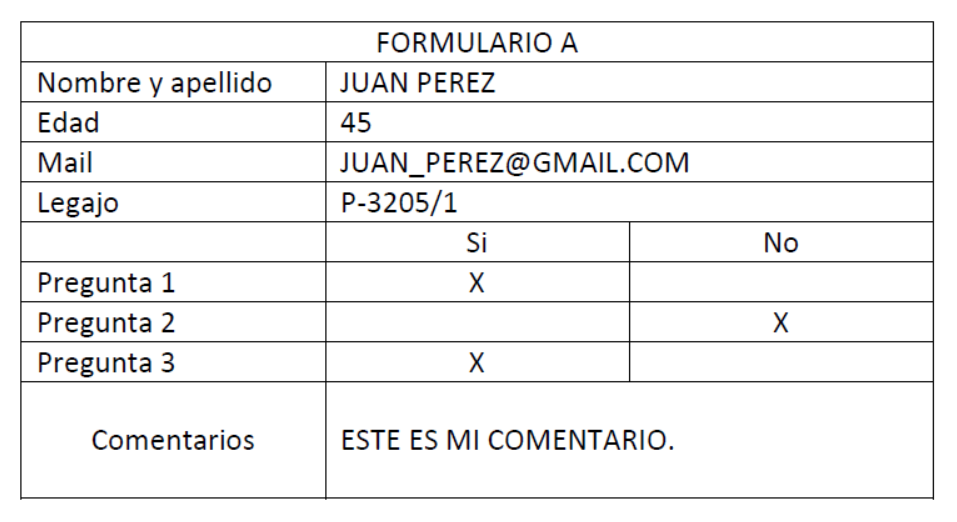
#> input picture formulario_01.png, 957 x 522 px
$ python tp1_PDI_ejercicio2.py
#> lines starting #> are read from the running program, lines starting #| are printed output that depends on the picture; after the words box and inside, x2 and y2 are one past the last pixel; in counts of white or black regions, pixels touching at a corner belong together
import cv2
import numpy as np
import matplotlib.pyplot as plt
import csv


# EJERCICIO 2 -------------------------------------------------------------------------------------------------


def separar_renglones(img):
    '''
    Esta función toma como argumento una imagen de tipo 'uint8' identifica los renglones y devuelve una lista de diccionarios
    que contienen para cada renglón encontrado el numero de renglón y un crop del mismo.
    '''

    # Binarizo la imagen
    img_bool = img < 100
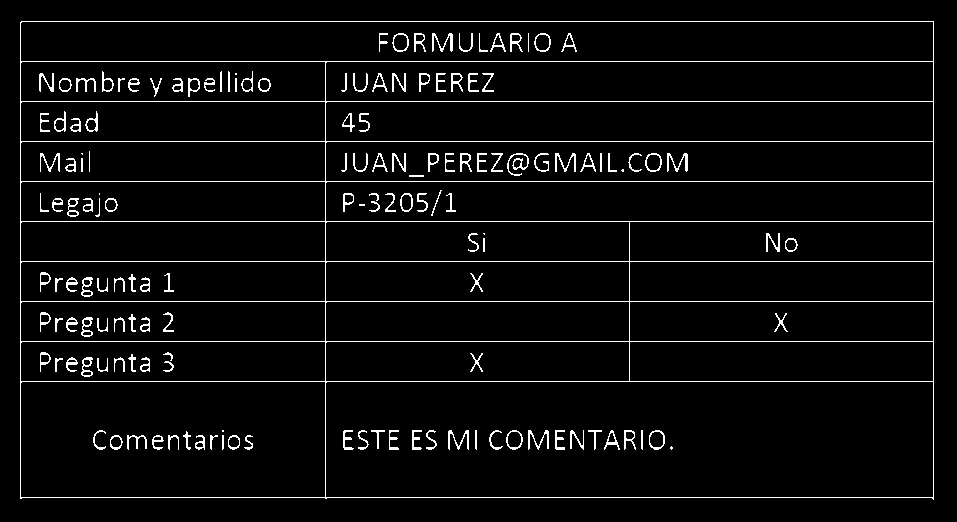
#> img_bool: shape (522, 957) bool; 4.4% white in thin lines or dots, all inside (x1, y1, x2, y2) = (20, 21, 934, 500)

    # Analizo filas
    img_row_zeros_idxs = np.argwhere(img_bool.sum(axis=1) > 500)
#> img_row_zeros_idxs = [21, 61, 101, 141, 181, 221, 261, 301, 341, 381, 497]

    # Duplicar todos los indices de las filas excepto el primero y el ultimo (cada renglon empieza donde termina el anterior)
    idx = np.arange(len(img_row_zeros_idxs))
#> idx = [0, 1, 2, 3, 4, 5, 6, 7, 8, 9, 10]
    repeats = np.where((idx == 0) | (idx == len(img_row_zeros_idxs)-1), 1, 2)
#> repeats = [1, 2, 2, 2, 2, 2, 2, 2, 2, 2, 1]
    nuevo = np.repeat(img_row_zeros_idxs, repeats)
#> nuevo = 20 values from 21 to 497

    # De esta manera, cada fila de r_idxs contiene el inicio y final de cada renglón
    r_idxs = np.reshape(nuevo, (-1, 2))
#> r_idxs = [[21, 61], [61, 101], [101, 141], [141, 181], [181, 221], [221, 261], [261, 301], [301, 341], [341, 381], [381, 497]]

    # Recortar y guardar los renglones
    renglones = []
    for ir, idxs in enumerate(r_idxs):
        renglones.append({"Nro renglon": ir+1, "img": img[idxs[0]+2:idxs[1]-2, :]})
#> this loop made 10 passes
#> after the loop, renglones = 10 items

    return renglones

def separar_columnas(img):
    '''
    Esta función toma como argumento una imagen de tipo 'uint8' y devuelve una lista de diccionarios
    que contienen para cada columna encontrada el numero y un crop de la misma.
    '''
    # Binarizo la imagen
    img_bool = img < 100
    # Analizo columnas
    img_col_zeros_idxs = np.argwhere(img_bool.sum(axis=0) > 35)

    # Duplicar todos los indices de las columnas excepto la primera y la ultima
    idx = np.arange(len(img_col_zeros_idxs))
    repeats = np.where((idx == 0) | (idx == len(img_col_zeros_idxs)-1), 1, 2)
    nuevo = np.repeat(img_col_zeros_idxs, repeats)

    # Cada columna contiene el inicio y fin de cada una
    c_idxs = np.reshape(nuevo, (-1, 2))

    # Si detecta que hay 3 bloques de contenido, fusiona los ultimos dos
    if len(c_idxs) == 3:
        c_idxs = np.vstack((c_idxs[0], [c_idxs[1, 0], c_idxs[2, 1]]))

    # Recortar y guardar las columnas
    columnas = []
    for ic, idxs in enumerate(c_idxs):
        columnas.append({"Nro columna": ic+1, "img": img[: , idxs[0]+2:idxs[1]-2]})

    return columnas

def separar_campos(ruta: str):
    '''
    Esta función toma como argumento la ruta de ubicacion de una imagen 'uint8', lee la imagen en escala de grises, identifica las filas y columnas
    y devuelve una lista de diccionarios que contienen para cada campo encontrado el numero, el nombre del campo y un crop del mismo.
    '''

    # Carga la imagen
    img = cv2.imread(ruta, cv2.IMREAD_GRAYSCALE)

    # Llama a la primer funcion
    renglones = separar_renglones(img)
#> renglones = 10 items

    # Para cada renglon ejecuta separar_columnas
    campos = []
    for renglon in renglones:
        campos.append(separar_columnas(renglon["img"]))
#> this loop made 10 passes
#> (img_col_zeros_idxs in separar_columnas, idx in separar_columnas, repeats in separar_columnas, c_idxs in separar_columnas) on passes 2, 3, 4, 5, 10: ([20, 325, 933], [0, 1, 2], [1, 2, 1], [[20, 325], [325, 933]]), ([20, 325, 933], [0, 1, 2], [1, 2, 1], [[20, 325], [325, 933]]), ([20, 325, 933], [0, 1, 2], [1, 2, 1], [[20, 325], [325, 933]]), ([20, 325, 933], [0, 1, 2], [1, 2, 1], [[20, 325], [325, 933]]), ([20, 325, 933], [0, 1, 2], [1, 2, 1], [[20, 325], [325, 933]])
#> pass 1, in separar_columnas, `img_bool = img < 100`:
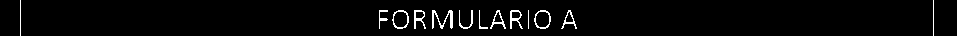
#> img_bool: shape (36, 957) bool; 2.7% white in thin lines or dots
#> after the loop, campos = 10 items

    nombres_campos = ['Formulario', 'Nombre y Apellido', 'Contenido Nombre y Apellido', 'Edad', 'Contenido Edad', 'Mail', 'Contenido Mail', 'Legajo', 'Contenido Legajo', 'Espacio en blanco', 'Si_No', 'Pregunta 1', 'Contenido Pregunta 1', 'Pregunta 2', 'Contenido Pregunta 2','Pregunta 3', 'Contenido Pregunta 3', 'Comentarios', 'Contenido Comentarios']

    # Crea una lista de diccionarios donde guarda cada recorte
    figuras_finales = []
    nro_figura = 1
    nro_nombre = 0
    for renglon in campos:
        for columna in renglon:
            figuras_finales.append({"Nro figura" : nro_figura, "Nombre figura" : nombres_campos[nro_nombre], "img" : columna['img']})
            nro_figura += 1
            nro_nombre +=1
#> this loop made 10 passes
#> after the loop, figuras_finales = 19 items; nro_figura = 20; nro_nombre = 19

    return figuras_finales

def analizar_campo(img):

    # Binariza la imagen y la invierte
    img_bool = cv2.threshold(img, 150, 255, cv2.THRESH_BINARY_INV)[1]

    # Detecta componentes
    num_labels, labels, stats, centroids = cv2.connectedComponentsWithStats(img_bool, connectivity=8)

    min_area = 5  # Area minima a tener en cuenta
    componentes_validos = []

    for i in range(1, num_labels):
        area = stats[i, cv2.CC_STAT_AREA]
        w = stats[i, cv2.CC_STAT_WIDTH]
        h = stats[i, cv2.CC_STAT_HEIGHT]

        # Filtrar líneas verticales (ancho <= 3 píxeles y altura > ancho)
        es_linea_vertical = w <= 1 and h > w

        if area >= min_area and not es_linea_vertical:
            componentes_validos.append({
                'label': i,
                'x': stats[i, cv2.CC_STAT_LEFT],
                'y': stats[i, cv2.CC_STAT_TOP],
                'w': w,
                'h': h,
                'area': area,
                'centroid_x': centroids[i][0]
            })

    componentes_validos.sort(key=lambda c: c['centroid_x'])

    # Contar caracteres
    num_caracteres = len(componentes_validos)

    # Detectar palabras basándose en espacios horizontales
    num_palabras = 0
    tiene_espacios = False


    if num_caracteres > 0:
        num_palabras = 1  # Al menos hay una palabra si hay caracteres

        # Calcular el ancho promedio de los caracteres
        anchos = [c['w'] for c in componentes_validos]
        ancho_promedio = np.mean(anchos) if anchos else 0

        # Umbral para detectar espacios entre palabras
        umbral_espacio = ancho_promedio * 0.5

        for i in range(len(componentes_validos) - 1):
            actual = componentes_validos[i]
            siguiente = componentes_validos[i + 1]

            # Calcular distancia entre componentes
            distancia = siguiente['x'] - (actual['x'] + actual['w'])

            if distancia > umbral_espacio:
                num_palabras += 1
                tiene_espacios = True

    return {'caracteres': num_caracteres,'palabras': num_palabras,'tiene_espacios': tiene_espacios}

def ultima_letra_es_A (img):

    # Binarizo e invierto la imagen
    img_bool = cv2.threshold(img, 150, 255, cv2.THRESH_BINARY_INV)[1]

    # Llamamos a la funcino findContours para detectar huecos en la letra del formulario
    contours, hierarchy = cv2.findContours(img_bool, cv2.RETR_EXTERNAL, cv2.CHAIN_APPROX_SIMPLE)
    contours = sorted(contours, key=lambda c: cv2.boundingRect(c)[0])
    x, y, w, h = cv2.boundingRect(contours[-1])

    # Segmenta la letra
    letra = img_bool[y:y+h, x:x+w]

    # Contar huecos internos
    cont_int, hier = cv2.findContours(letra, cv2.RETR_CCOMP, cv2.CHAIN_APPROX_SIMPLE)
    num_huecos = sum(1 for h in hier[0] if h[3] != -1)

    # Si la letra tiene un solo hueco indica que es A sino es B
    if num_huecos == 1:
        return True
    else:
        return False

def informe_formulario(ruta: str):

    # Guarda en la variable la lista de diccionarios de la funcion
    campos = separar_campos(ruta)
#> campos = 19 items

    # Guardamos en una lista los nombres que luego usaremos en validacion
    nombres_campos_a_validar = ['Formulario', 'Contenido Nombre y Apellido', 'Contenido Edad', 'Contenido Mail', 'Contenido Legajo',
                                'Contenido Pregunta 1', 'Contenido Pregunta 2', 'Contenido Pregunta 3', 'Contenido Comentarios']

    # Si el nombre de la figura es uno de los campos validar los guarda en campos_relevantes
    campos_relevantes = []
    for campo in campos:
        if campo['Nombre figura'] in nombres_campos_a_validar:
            campos_relevantes.append(campo)
#> this loop made 19 passes
#> after the loop, campos_relevantes = 9 items

    # Realiza la validacion sobre todos los relevantes
    for campo in campos_relevantes:
        img = campo['img']
        metricas_imagen = analizar_campo(img)
        campo['cantidad_caracteres'] = metricas_imagen['caracteres']
        campo['cantidad_palabras'] = metricas_imagen['palabras']
        campo['tiene_espacios'] = metricas_imagen['tiene_espacios']

        if  campo['Nombre figura'] == 'Formulario':
            if ultima_letra_es_A(img):
                campo['Tipo_form'] = 'A'
            else:
                campo['Tipo_form'] = 'B'

        elif campo['Nombre figura'] == 'Contenido Nombre y Apellido':
            if (campo['cantidad_caracteres'] > 25) | (campo['cantidad_palabras'] < 2):
                campo['status'] = 'MAL'
            else:
                campo['status'] = 'OK'

        elif campo['Nombre figura'] == 'Contenido Edad':
            if (campo['cantidad_caracteres'] < 2) | (campo['cantidad_caracteres'] > 3 ) | (campo['tiene_espacios']):
                campo['status'] = 'MAL'
            else:
                campo['status'] = 'OK'

        elif campo['Nombre figura'] == 'Contenido Mail':
            if (campo['tiene_espacios']) | (campo['cantidad_caracteres'] > 25):
                campo['status'] = 'MAL'
            else:
                campo['status'] = 'OK'

        elif campo['Nombre figura'] == 'Contenido Legajo':
            if (campo['cantidad_caracteres'] != 8 ) |  (campo['tiene_espacios']):
                campo['status'] = 'MAL'
            else:
                campo['status'] = 'OK'


        elif campo['Nombre figura'] == 'Contenido Pregunta 1':
            if campo['cantidad_caracteres'] != 1:
                campo['status'] = 'MAL'
            else:
                campo['status'] = 'OK'

        elif campo['Nombre figura'] == 'Contenido Pregunta 2':
            if campo['cantidad_caracteres'] != 1:
                campo['status'] = 'MAL'
            else:
                campo['status'] = 'OK'

        elif campo['Nombre figura'] == 'Contenido Pregunta 3':
            if campo['cantidad_caracteres'] != 1:
                campo['status'] = 'MAL'
            else:
                campo['status'] = 'OK'

        elif campo['Nombre figura'] == 'Contenido Comentarios':
            if (campo['cantidad_caracteres']  < 1 ) |  (campo['cantidad_caracteres'] > 25):
                campo['status'] = 'MAL'
            else:
                campo['status'] = 'OK'


        nombre = campo['Nombre figura'].replace("Contenido ", "")
        if 'status' in campo:
            print(f"{nombre}: {campo['status']}")
        elif 'Tipo_form' in campo:
            print(f"{nombre}: {campo['Tipo_form']}")
#> this loop made 9 passes
#> (num_labels in analizar_campo, centroids in analizar_campo, num_caracteres in analizar_campo, anchos in analizar_campo, ancho_promedio in analizar_campo, umbral_espacio in analizar_campo, metricas_imagen, nombre) on passes 3, 6, 7: (3, [[304.4, 17.49], [21.53, 18.87], [36.55, 18.07]], 2, [14, 13], 13.5, 6.75, {'caracteres': 2, 'palabras': 1, 'tiene_espacios': False}, 'Edad'), (3, [[302.2, 17.49], [302, 17.5], [149.2, 18.87]], 1, [14], 14, 7, {'caracteres': 1, 'palabras': 1, 'tiene_espacios': False}, 'Pregunta 1'), (3, [[300.8, 17.49], [302, 17.5], [453.5, 18.66]], 1, [14], 14, 7, {'caracteres': 1, 'palabras': 1, 'tiene_espacios': False}, 'Pregunta 2')
#> (printed output is left out)
#> pass 1, in informe_formulario, `img = campo['img']`:
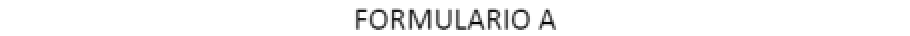
#> img: shape (36, 909) (shown at 1/2 size); min 0, max 255, mean 246.2
#> pass 1, in analizar_campo, `num_labels, labels, stats, centroids = cv2.connectedComponentsWithStat..`:
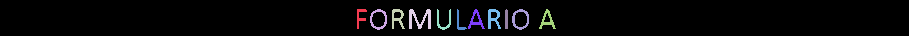
#> labels: shape (36, 909) int32; 12 distinct labels, from 0 to 11; one colour per label, 0 black
#> pass 2, in informe_formulario, `img = campo['img']`:
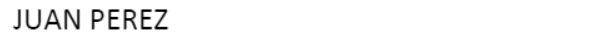
#> img: shape (36, 604); min 0, max 255, mean 244.5
#> after the loop:
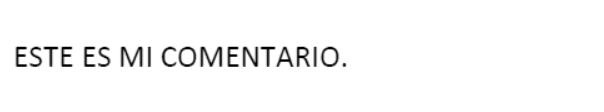
#> img: shape (112, 604); min 0, max 255, mean 248.1


    if all(i.get("status") == "OK" for i in campos_relevantes if "status" in i):
        estado_formulario = 'OK'
    else:
        estado_formulario = 'MAL'

    img_nombre = campos_relevantes[1]['img']
    status_nombre = campos_relevantes[1]['status']
#> status_nombre = 'OK'
    status_edad = campos_relevantes[2]['status']
#> status_edad = 'OK'
    status_mail = campos_relevantes[3]['status']
#> status_mail = 'OK'
    status_legajo = campos_relevantes[4]['status']
#> status_legajo = 'OK'
    status_preg_1 = campos_relevantes[5]['status']
#> status_preg_1 = 'OK'
    status_preg_2 = campos_relevantes[6]['status']
#> status_preg_2 = 'OK'
    status_preg_3 = campos_relevantes[7]['status']
#> status_preg_3 = 'OK'
    status_comentario = campos_relevantes[8]['status']
#> status_comentario = 'OK'
    formulario_id =  ruta.split('_')[1].split('.')[0]

    # Devuelve un diccionario con los resultados
    return {"ID Formulario" : formulario_id, "Nombre Formulario" : ruta, "img_nombre": img_nombre, "Estado formulario" : estado_formulario,
            "Nombre y Apellido" : status_nombre, "Edad": status_edad, "Mail": status_mail, "Legajo": status_legajo, "Pregunta 1": status_preg_1, "Pregunta 2": status_preg_2,
            "Pregunta 3": status_preg_3, "Comentarios": status_comentario}

def mostrar_formularios(formularios):
    # Separar los formularios por estado
    ok_forms = [f for f in formularios if f['Estado formulario'] == 'OK']
    mal_forms = [f for f in formularios if f['Estado formulario'] == 'MAL']

    # Cantidad de filas (el grupo más grande)
    n_filas = max(len(ok_forms), len(mal_forms))
    n_cols = 2

    fig, axes = plt.subplots(n_filas, n_cols, figsize=(10, 3 * n_filas))
    fig.suptitle("Validación de Formularios", fontsize=16, y=0.98)

    # Asegurar que axes sea 2D
    if n_filas == 1:
        axes = axes.reshape(1, -1)

    for i in range(n_filas):
        # Columna 0 → OK
        ax_ok = axes[i, 0]
        if i < len(ok_forms):
            f_ok = ok_forms[i]
            ax_ok.imshow(f_ok['img_nombre'], cmap='gray', vmin= 0, vmax=255)
            ax_ok.set_title(f_ok['Nombre Formulario'], fontsize=10)
        ax_ok.axis('off')

        # Columna 1 → MAL
        ax_mal = axes[i, 1]
        if i < len(mal_forms):
            f_mal = mal_forms[i]
            ax_mal.imshow(f_mal['img_nombre'], cmap='gray', vmin= 0, vmax=255)
            ax_mal.set_title(f_mal['Nombre Formulario'], fontsize=10)
        ax_mal.axis('off')

    # Títulos de las columnas (una sola vez arriba)
    fig.text(0.25, 0.97, "OK", ha='center', va='bottom', fontsize=12, fontweight='bold')
    fig.text(0.75, 0.97, "MAL", ha='center', va='bottom', fontsize=12, fontweight='bold')

    plt.tight_layout(rect=[0, 0, 1, 0.94])
    plt.show()

def comprobar_formularios(formularios: list):
    # Para cada formulario guarda su resultado en la nueva lista y los muestra en pantalla
    resultados = []
    for formulario in formularios:
        print(f'Resultados para el formulario: {formulario} \n')
        resultados.append(informe_formulario(formulario))
        print('\n')
#> pass 2 of the loop in comprobar_formularios, `for formulario in formularios:`:
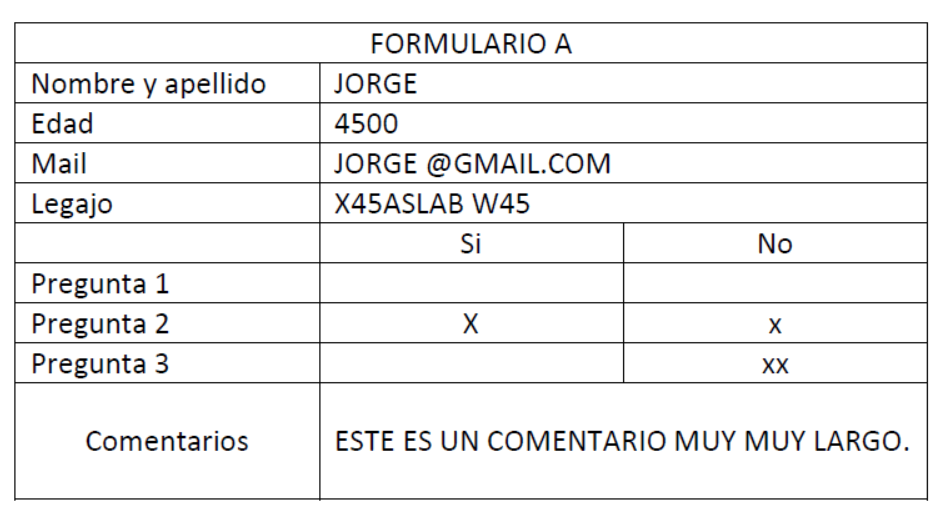
#> input picture formulario_02.png, 942 x 520 px
#> in separar_renglones (call 2), `img_bool = img < 100`:
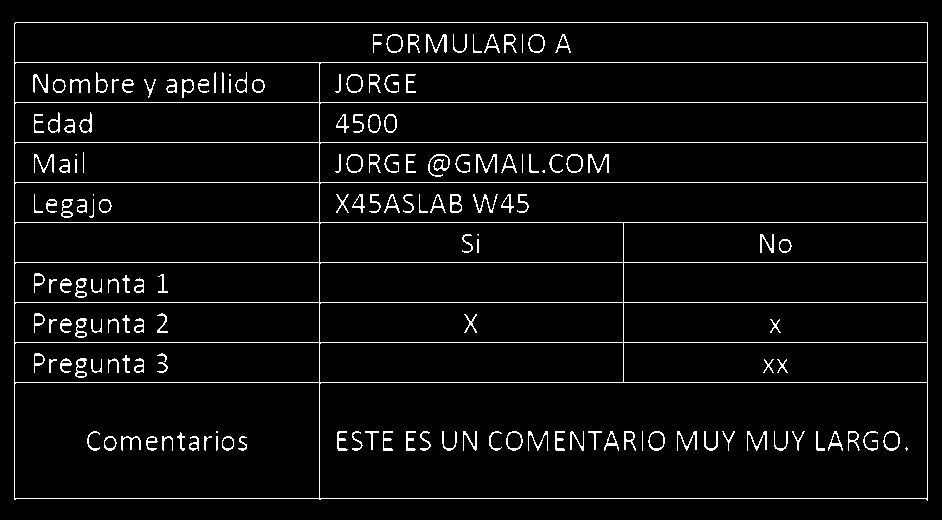
#> img_bool: shape (520, 942) bool; 4.6% white in thin lines or dots, all inside (x1, y1, x2, y2) = (14, 22, 928, 501)
#> img_row_zeros_idxs = [22, 62, 102, 142, 182, 222, 262, 302, 342, 382, 498]
#> in separar_renglones (call 2), `nuevo = np.repeat(img_row_zeros_idxs, repeats)`: nuevo = 20 values from 22 to 498
#> r_idxs = [[22, 62], [62, 102], [102, 142], [142, 182], [182, 222], [222, 262], [262, 302], [302, 342], [342, 382], [382, 498]]
#> the loop in separar_renglones (call 2), `for ir, idxs in enumerate(r_idxs):` made 10 passes
#> the loop in separar_campos (call 2), `for renglon in renglones:` made 10 passes
#> (img_col_zeros_idxs in separar_columnas, idx in separar_columnas, repeats in separar_columnas, c_idxs in separar_columnas) on passes 2 to 4: ([14, 319, 927], [0, 1, 2], [1, 2, 1], [[14, 319], [319, 927]]), ([14, 319, 927], [0, 1, 2], [1, 2, 1], [[14, 319], [319, 927]]), ([14, 319, 927], [0, 1, 2], [1, 2, 1], [[14, 319], [319, 927]])
#> the loop in separar_campos (call 2), `for renglon in campos:` made 10 passes
#> after the loop in separar_campos (call 2), `for renglon in campos:`: nro_figura = 20; nro_nombre = 19
#> the loop in informe_formulario (call 2), `for campo in campos:` made 19 passes
#> the loop in informe_formulario (call 2), `for campo in campos_relevantes:` made 9 passes
#> (num_labels in analizar_campo, num_caracteres in analizar_campo, anchos in analizar_campo, ancho_promedio in analizar_campo, umbral_espacio in analizar_campo, nombre) on passes 2, 3, 8: (6, 5, [8, 17, 13, 16, 11], 13, 6.5, 'Nombre y Apellido'), (5, 4, [14, 13, 13, 13], 13.25, 6.62, 'Edad'), (4, 2, [11, 11], 11, 5.5, 'Pregunta 3')
#> (printed output is left out)
#> after the loop in informe_formulario (call 2), `for campo in campos_relevantes:`:
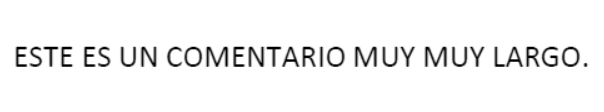
#> img: shape (112, 604); min 0, max 255, mean 243.5
#> status_nombre = 'MAL'

    mostrar_formularios(resultados)
#> in mostrar_formularios, `plt.show()`:
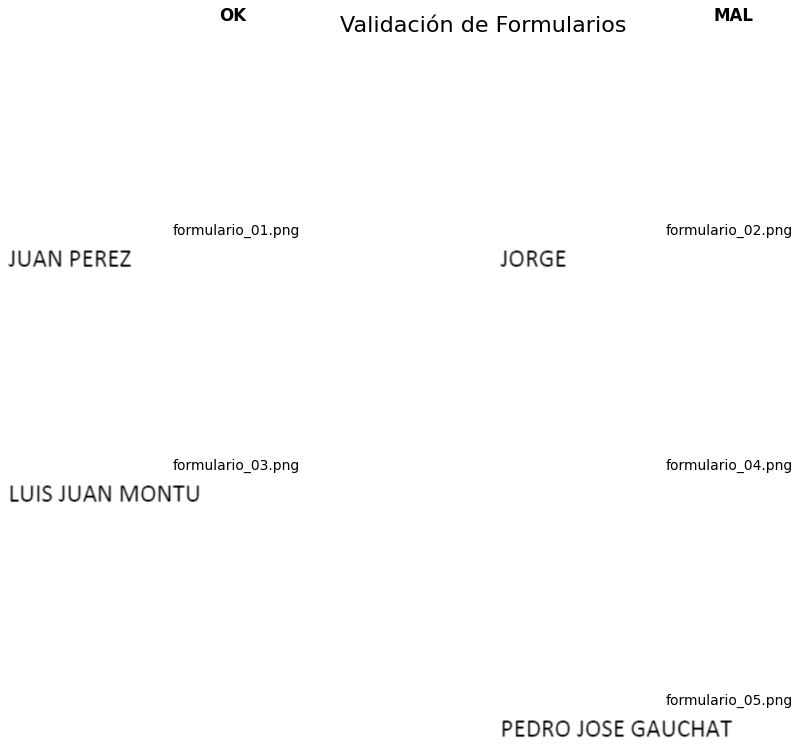
#> figure drawn by matplotlib, 5 panels

    # Genera un archivo csv con el resultado de las validaciones
    columnas = ['ID', 'Nombre y Apellido', 'Edad', 'Mail', 'Legajo', "Pregunta 1", "Pregunta 2", "Pregunta 3", "Comentarios"]

    with open('resultados_formularios.csv', 'w', newline='', encoding='utf-8') as f:
        writer = csv.DictWriter(f, fieldnames=columnas)
        writer.writeheader()
        for r in resultados:
            writer.writerow({
                'ID': r['ID Formulario'],
                'Nombre y Apellido': r['Nombre y Apellido'],
                'Edad': r['Edad'],
                'Mail': r['Mail'],
                'Legajo': r['Legajo'],
                'Pregunta 1': r['Pregunta 1'],
                'Pregunta 2': r['Pregunta 2'],
                'Pregunta 3': r['Pregunta 3'],
                'Comentarios': r['Comentarios']
            })


# Poner en la lista la ruta a los formularios a analizar
ruta_formularios = ['formulario_01.png','formulario_02.png', 'formulario_03.png', 'formulario_04.png', 'formulario_05.png']
comprobar_formularios(ruta_formularios)
